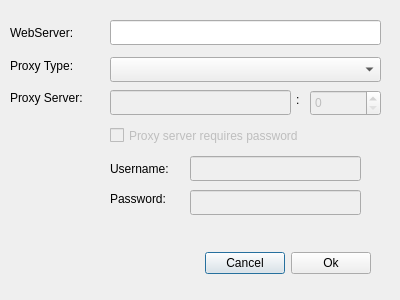
<?xml version="1.0" encoding="UTF-8"?>
<ui version="4.0">
 <class>NetworkPreferenceDialog</class>
 <widget class="QDialog" name="NetworkPreferenceDialog">
  <property name="geometry">
   <rect>
    <x>0</x>
    <y>0</y>
    <width>400</width>
    <height>300</height>
   </rect>
  </property>
  <property name="windowTitle">
   <string>Dialog</string>
  </property>
  <widget class="QLineEdit" name="webServer">
   <property name="geometry">
    <rect>
     <x>110</x>
     <y>20</y>
     <width>271</width>
     <height>25</height>
    </rect>
   </property>
  </widget>
  <widget class="QComboBox" name="proxyType">
   <property name="geometry">
    <rect>
     <x>110</x>
     <y>57</y>
     <width>271</width>
     <height>25</height>
    </rect>
   </property>
  </widget>
  <widget class="QLineEdit" name="proxyServer">
   <property name="enabled">
    <bool>false</bool>
   </property>
   <property name="geometry">
    <rect>
     <x>110</x>
     <y>90</y>
     <width>181</width>
     <height>25</height>
    </rect>
   </property>
  </widget>
  <widget class="QLabel" name="label_4">
   <property name="geometry">
    <rect>
     <x>296</x>
     <y>91</y>
     <width>16</width>
     <height>17</height>
    </rect>
   </property>
   <property name="text">
    <string>:</string>
   </property>
  </widget>
  <widget class="QSpinBox" name="proxyPort">
   <property name="enabled">
    <bool>false</bool>
   </property>
   <property name="geometry">
    <rect>
     <x>310</x>
     <y>90</y>
     <width>71</width>
     <height>26</height>
    </rect>
   </property>
   <property name="maximum">
    <number>65535</number>
   </property>
  </widget>
  <widget class="QCheckBox" name="credential">
   <property name="enabled">
    <bool>false</bool>
   </property>
   <property name="geometry">
    <rect>
     <x>110</x>
     <y>124</y>
     <width>261</width>
     <height>23</height>
    </rect>
   </property>
   <property name="text">
    <string>Proxy server requires password</string>
   </property>
  </widget>
  <widget class="QLabel" name="label_5">
   <property name="geometry">
    <rect>
     <x>110</x>
     <y>160</y>
     <width>81</width>
     <height>17</height>
    </rect>
   </property>
   <property name="text">
    <string>Username:</string>
   </property>
  </widget>
  <widget class="QLabel" name="label_6">
   <property name="geometry">
    <rect>
     <x>110</x>
     <y>190</y>
     <width>71</width>
     <height>17</height>
    </rect>
   </property>
   <property name="text">
    <string>Password:</string>
   </property>
  </widget>
  <widget class="QLineEdit" name="username">
   <property name="enabled">
    <bool>false</bool>
   </property>
   <property name="geometry">
    <rect>
     <x>190</x>
     <y>156</y>
     <width>171</width>
     <height>25</height>
    </rect>
   </property>
  </widget>
  <widget class="QLineEdit" name="password">
   <property name="enabled">
    <bool>false</bool>
   </property>
   <property name="geometry">
    <rect>
     <x>190</x>
     <y>190</y>
     <width>171</width>
     <height>25</height>
    </rect>
   </property>
   <property name="echoMode">
    <enum>QLineEdit::Password</enum>
   </property>
  </widget>
  <widget class="QWidget" name="layoutWidget">
   <property name="geometry">
    <rect>
     <x>30</x>
     <y>250</y>
     <width>341</width>
     <height>27</height>
    </rect>
   </property>
   <layout class="QHBoxLayout" name="horizontalLayout">
    <item>
     <spacer name="horizontalSpacer">
      <property name="orientation">
       <enum>Qt::Horizontal</enum>
      </property>
      <property name="sizeHint" stdset="0">
       <size>
        <width>40</width>
        <height>20</height>
       </size>
      </property>
     </spacer>
    </item>
    <item>
     <widget class="QPushButton" name="cancelBtn">
      <property name="text">
       <string>Cancel</string>
      </property>
     </widget>
    </item>
    <item>
     <widget class="QPushButton" name="okBtn">
      <property name="text">
       <string>Ok</string>
      </property>
     </widget>
    </item>
   </layout>
  </widget>
  <widget class="QWidget" name="">
   <property name="geometry">
    <rect>
     <x>10</x>
     <y>20</y>
     <width>92</width>
     <height>91</height>
    </rect>
   </property>
   <layout class="QVBoxLayout" name="verticalLayout">
    <item>
     <widget class="QLabel" name="label">
      <property name="text">
       <string>WebServer:</string>
      </property>
     </widget>
    </item>
    <item>
     <widget class="QLabel" name="label_2">
      <property name="text">
       <string>Proxy Type:</string>
      </property>
     </widget>
    </item>
    <item>
     <widget class="QLabel" name="label_3">
      <property name="text">
       <string>Proxy Server:</string>
      </property>
     </widget>
    </item>
   </layout>
  </widget>
 </widget>
 <resources/>
 <connections/>
</ui>
